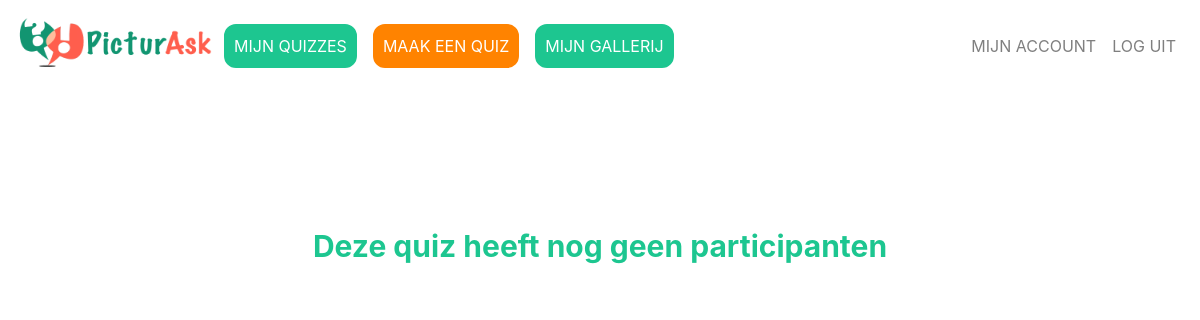
Page /results/95 (signed in) on the earlier database version.
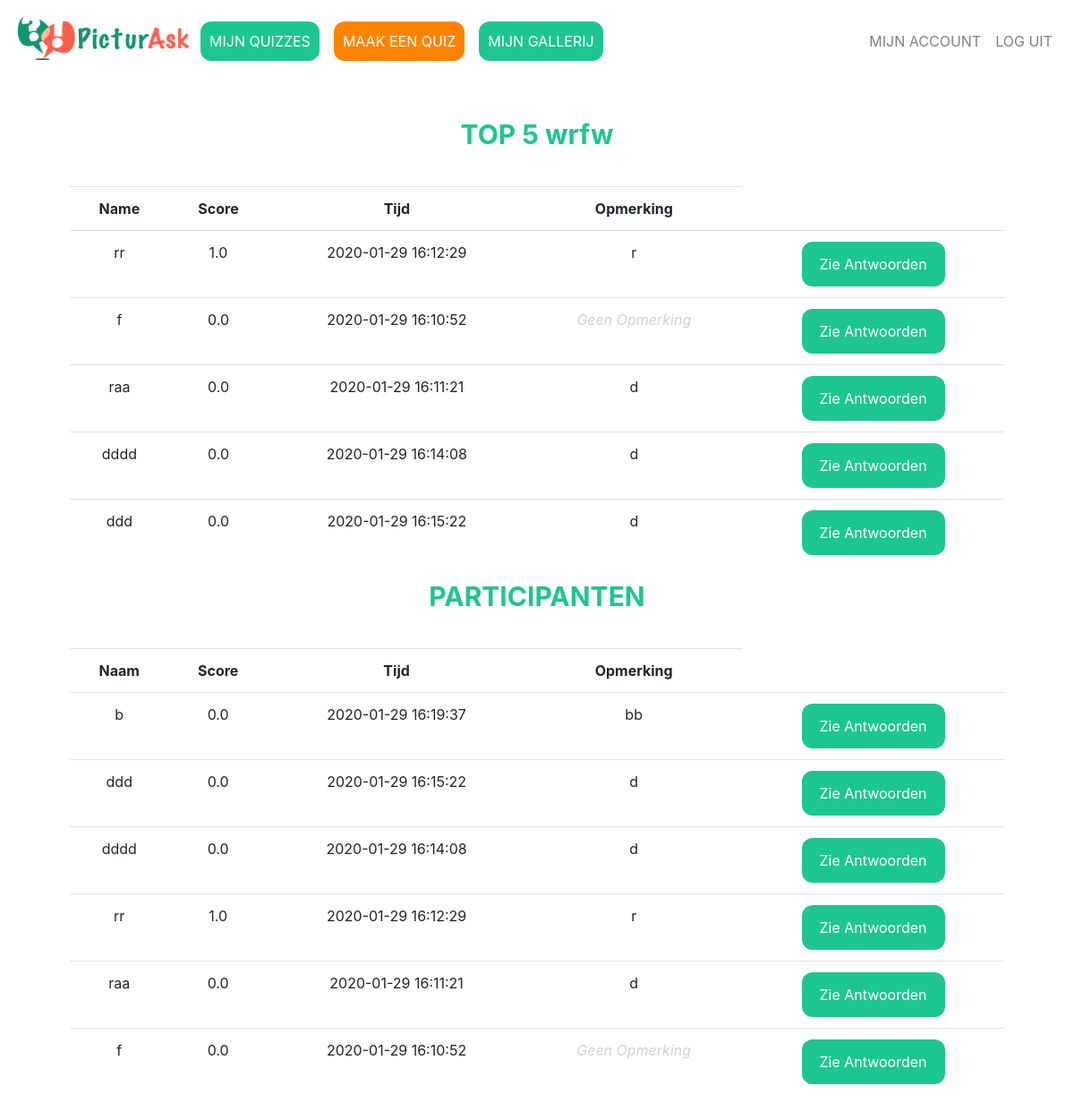
Same page on the later database version.
### tables this page shows
CREATE TABLE 'quizes' ('quiz_id' integer PRIMARY KEY AUTOINCREMENT NOT NULL,'user_id' integer NOT NULL, 'quiz_titel'  text NOT NULL  , 'date'  timestamp DEFAULT CURRENT_DATE  , 'gif' text, 'dankwoord' text);

CREATE TABLE 'participants' ('participant_id' integer PRIMARY KEY AUTOINCREMENT NOT NULL, 'quiz_id' integer NOT NULL, 'name' text NOT NULL,'score' real, 'time'  timestamp DEFAULT CURRENT_TIMESTAMP  , 'comment' text DEFAULT '');

### application.py (the view)
@app.route("/results/<quiz_id>", methods=["GET", "POST"])
@login_required
def results(quiz_id):
    quiz_naam = db.execute("SELECT quiz_titel FROM quizes WHERE quiz_id = :quiz_id", quiz_id=quiz_id)[0]["quiz_titel"]
    participanten_lijst = db.execute("SELECT * FROM participants WHERE quiz_id = :quiz_id", quiz_id=quiz_id)
    print(participanten_lijst)
    participanten_lijst.reverse()
    top_participanten = sorted(participanten_lijst, key=lambda x:x["score"])
    top_participanten.reverse()
    return render_template("results.html", participanten_lijst=participanten_lijst, quiz_naam=quiz_naam, top_participanten=top_participanten[:5])

### application.py (called while the page is built)
@app.after_request
def after_request(response):
    response.headers["Cache-Control"] = "no-cache, no-store, must-revalidate"
    response.headers["Expires"] = 0
    response.headers["Pragma"] = "no-cache"
    return response

### helpers.py (called while the page is built)
def login_required(f):
    @wraps(f)
    def decorated_function(*args, **kwargs):
        if session.get("user_id") is None:
            return redirect("/login")
        return f(*args, **kwargs)
    return decorated_function

### templates/results.html (shortened to what this page needs)
{% extends "layout.html" %}
{% block main %}
    <form action="/results/{{quiz_id}}" method="post">
        <div class="form-group">
            <table class="table table-hoverable">
                {% if top_participanten %}
                <h2>TOP 5 {{quiz_naam}}</h2>
                <tr>
                    <th>Name</th>
                    <th>Score</th>
                    <th>Tijd</th>
                    <th>Opmerking</th>
                </tr>
                {% for participant in top_participanten %}
                    <tr>
                        <td>{{participant["name"]}}</td>
                        <td>{{participant["score"]}}</td>
                        <td>{{participant["time"]}}</td>
                        {% if participant["comment"] == "" %}
                            <td><i><font color=#D1D1D1>Geen Opmerking</font></i></td>
                        {% else%}
                            <td>{{participant["comment"]}}</td>
                        {% endif %}
                        <td> <button type="button" class="btn login" style=width:160px; onclick="window.location.href='/antwoord/{{participant['participant_id']}}'">Zie Antwoorden</button></td>
                    </tr>
                {% endfor %}
            </table>
            <table class="table table-hoverable">
                <h2>PARTICIPANTEN {{quiz_name}}</h2>
                <tr>
                    <th>Naam</th>
                    <th>Score</th>
                    <th>Tijd</th>
                    <th>Opmerking</th>
                </tr>
                {% for participant in participanten_lijst %}
                    <tr>
                        <td>{{participant["name"]}}</td>
                        <td>{{participant["score"]}}</td>
                        <td>{{participant["time"]}}</td>
                        {% if participant["comment"] == "" %}
                            <td><i><font color=#D1D1D1>Geen Opmerking</font></i></td>
                        {% else%}
                            <td>{{participant["comment"]}}</td>
                        {% endif %}
                        <td> <button type="button" class="btn login" style=width:160px; onclick="window.location.href='/antwoord/{{participant['participant_id']}}'">Zie Antwoorden</button></td>
                    </tr>
                {% endfor %}
            </table>
        </div>
    </form>
    {% else %}
      <br><br><br><br><h2>Deze quiz heeft nog geen participanten</h2><br>
    {% endif %}
{% endblock %}

### templates/layout.html (shortened to what this page needs)
<!DOCTYPE html>
<html lang="en">
    <head>
        <link href="https://maxcdn.bootstrapcdn.com/bootstrap/4.1.3/css/bootstrap.min.css" rel="stylesheet">
        <link href="/static/styles.css" rel="stylesheet">
    </head>
    <body onload="load()">
        <nav class="navbar navbar-expand-md navbar-light">
            <a class="nav-item" href="/"><img src="/static/IMG_3385.PNG" style="height:50px;width:200px;filter:invert(100%);"/></a>
            <div class="collapse navbar-collapse" id="navbar">
                {% if session.user_id %}
                    <ul class="navbar-nav mr-auto mt-2">
                        <button1 style="margin:8px;" class="nav-item"><a class="nav-link" style=color:white; href="/mijn_quizzes">MIJN QUIZZES</a></button1>
                        <button2 style="margin:8px;" class="nav-item"><a class="nav-link" style=color:white;  href="/maak_quiz">MAAK EEN QUIZ</a></button2>
                        <button1 style="margin:8px;" class="nav-item"><a class="nav-link" style=color:white; href="/gallerij">MIJN GALLERIJ</a></button2>
                    </ul>
                    <ul class="navbar-nav ml-auto mt-2">
                        <li class="nav-item"><a class="nav-link" href="/mijn_account">MIJN ACCOUNT</a></li>
                        <li class="nav-item"><a class="nav-link" href="/logout">LOG UIT</a></li>
                    </ul>
                {% else %}
                    <ul class="navbar-nav ml-auto mt-2">
                        <li class="nav-item"><a class="nav-link" href="/register">MAAK ACCOUNT</a></li>
                        <li class="nav-item"><a class="nav-link" href="/login">LOG IN</a></li>
                    </ul>
                {% endif %}
            </div>
        </nav>
        <main class="container p-5">
            {% block main %}{% endblock %}
        </main>
    </body>
</html>

### static/styles.css (style rules this page uses)
main { overflow-x: auto; text-align: center; }
body { background-color: white; background-repeat: no-repeat; background-size: cover; }
table { margin-top: 40px; }
button1 { -webkit-transition-duration: 0.4s; transition-duration: 0.4s; background-color: #1DC690; color: white; border: 2px solid #1DC690; border-radius: 12px; }
button2 { -webkit-transition-duration: 0.4s; transition-duration: 0.4s; background-color: #FF8300; color: #AE388B; border: 2px solid #FF8300; border-radius: 12px; }
button { -webkit-transition-duration: 0.4s; transition-duration: 0.4s; width:50%; height: 50px; background-color: #1DC690; color: #3D550C; border-radius: 12px; }
h2 { font-size: 30px; font-weight: bold; color: #1DC690; }
.login { -webkit-transition-duration: 0.4s; transition-duration: 0.4s; width:30%; height: 50px; background-color: #1DC690; outline: none; color: white; border-radius: 12px; }

Differences in the rows shown:
now on this page (row unchanged): quizes: quiz_titel "wrfw"
added participants: name "rr", score "1.0", time "2020-01-29 16:12:29", comment "r"
added participants: name "f", score "0.0", time "2020-01-29 16:10:52", comment "Geen Opmerking"
added participants: name "raa", score "0.0", time "2020-01-29 16:11:21", comment "d"
added participants: name "dddd", score "0.0", time "2020-01-29 16:14:08", comment "d"
added participants: name "ddd", score "0.0", time "2020-01-29 16:15:22", comment "d"
added participants: name "b", score "0.0", time "2020-01-29 16:19:37", comment "bb", shown under "PARTICIPANTEN"
Other differences:
text no longer shown: "Deze quiz heeft nog geen participanten"
text now shown: "TOP 5 Name Score Tijd Opmerking PARTICIPANTEN Naam Score Tijd Opmerking"
